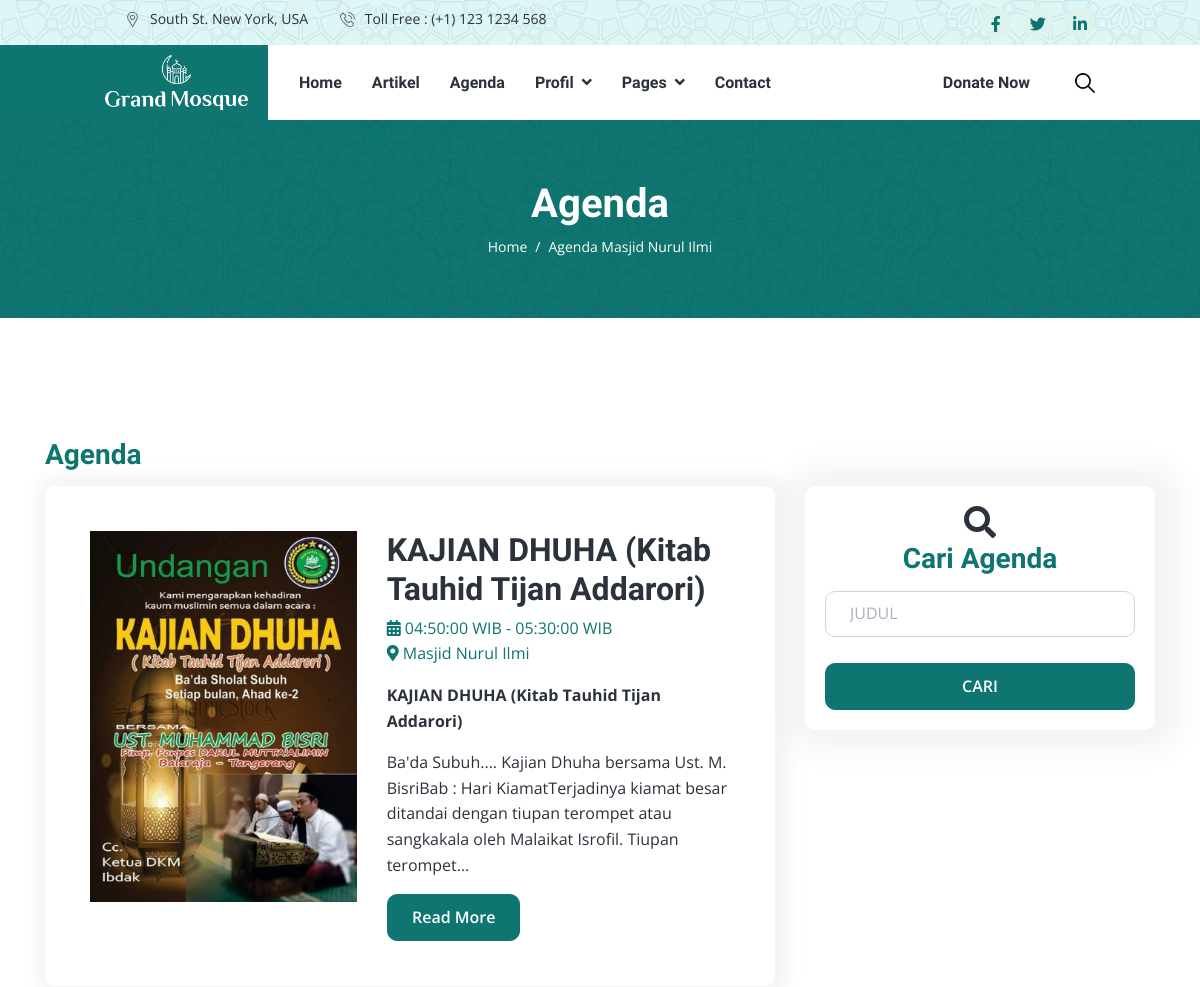
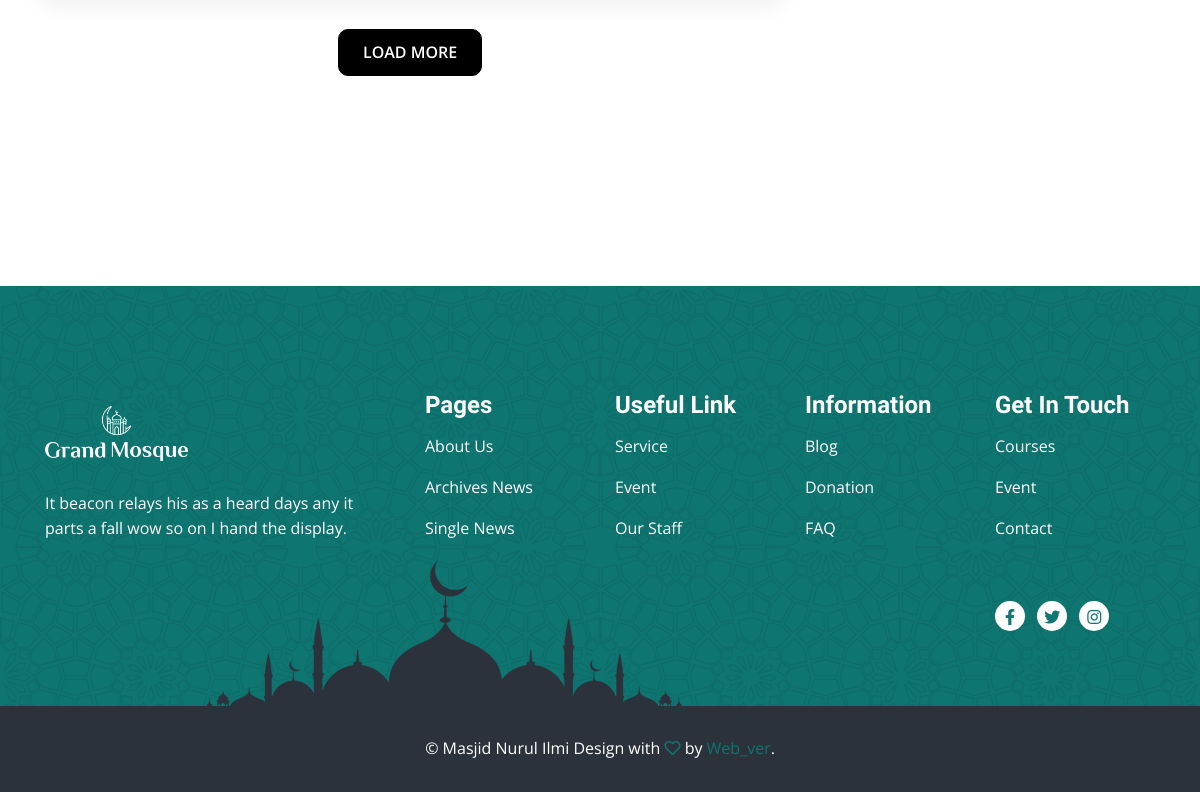
The page /index.php/agenda on the database its author committed (2 pictures, top to bottom).
### tables this page shows
CREATE TABLE `tbl_agenda` (
  `id_agenda` int(11) NOT NULL,
  `judul` varchar(200) NOT NULL,
  `tgl_awal` date NOT NULL,
  `tgl_akhir` date NOT NULL,
  `jam_awal` time NOT NULL,
  `jam_akhir` time NOT NULL,
  `lokasi` text NOT NULL,
  `deskripsi` text NOT NULL,
  `gambar` text NOT NULL,
  `user` varchar(100) NOT NULL,
  `status` int(11) NOT NULL,
  `slug` varchar(200) NOT NULL
);

### application/controllers/Agenda.php (called while the page is built, shortened)
<?php
class Agenda extends CI_Controller {
    public function __construct()
	{
        $this->load->model('Agenda_model', 'agenda');
    }
	public function index()
	{
        $data = [
            'judul' => 'Agenda',
            'title' => 'Agenda - Masjid Nurul Ilmi',
            'menu'  => 'agenda',
            'data_agenda' => $this->agenda->getDataAgendaDetail()
        ];
        $this->load->view('webpage/v_agenda', $data);
	}
}

### index.php (called while the page is built, shortened)
<?php
require_once BASEPATH.'core/CodeIgniter.php';

### application/models/Agenda_model.php (called while the page is built, shortened)
<?php
class Agenda_model extends CI_Model {
	var $table = 'tbl_agenda';
    public function getDataAgendaDetail()
    {
        $this->db->select('*');
        $this->db->from($this->table);
        $this->db->where('status', '1');
        $this->db->order_by('judul', 'ASC');
        return $this->db->get()->result();
    }
}

### application/views/webpage/v_agenda.php (the view, shortened to what this page needs)
<!DOCTYPE html>
<html lang="en">
<head>
    <link rel="stylesheet" href="https://cdnjs.cloudflare.com/ajax/libs/font-awesome/6.5.1/css/all.min.css"
 />
    <link rel="stylesheet" href="<?= base_url('frontend/') ?>assets/js/OwlCarousel/owl.carousel.min.css">
    <link rel="stylesheet" href="<?= base_url('frontend/') ?>assets/js/OwlCarousel/owl.theme.default.min.css">
    <link rel="stylesheet" href="<?= base_url('frontend/') ?>assets/css/app.min.css">
</head>
<body>
    <header class="header-area">
        <?php $this->load->view('layout/header.php') ?>
    </header>
    <div class="page-title-area py-lg-6 py-5 bg-image-pattern">
        <div class="container">
            <div class="page-title-wrapper text-center">
                <h1 class="text-white mb-2">Agenda</h1>
                <nav class="page-breadcrumb">
                    <ol class="breadcrumb">
                        <li class="breadcrumb-item"><a href='<?= base_url('home') ?>'>Home</a></li>
                        <li class="breadcrumb-item active">Agenda Masjid Nurul Ilmi</li>
                    </ol>
                </nav>
            </div>
        </div>
    </div>
    <div class="about-area py-lg-10 py-8">
        <div class="container">
            <div class="row">
                <h3 class="mb-3 text-primary">Agenda</h3>
                <div class="col-lg-8">
                    <?php if(!empty($pesan)) : ?>
                    <p class="text-center"><?= $pesan ?></p>
                    <?php else: ?>
                    <div class="row">
                        <div class="col-12">
                            <div class="card shadow-sm">
                                <div class="card-body" id="agnda-container">
                                    <?php foreach($data_agenda as $agenda) : ?>
                                    <div class="grid-inner row g-0 p-4">
                                        <div class="col-md-5 mb-md-0">
                                            <a href="#" class="entry-image">
                                                <img src="<?= base_url('upload/agenda/'.$agenda->gambar) ?>"
                                                    alt="Lifesaver- Community Education and Training"
                                                    style="height: auto; width: 100%;">
                                            </a>
                                        </div>
                                        <div class="col-md-7 ps-md-4">
                                            <div class="entry-title title-sm">
                                                <h2><a
                                                        href="<?= base_url('agenda/detailAgenda/'.$agenda->slug) ?>"><?= html_escape($agenda->judul); ?></a>
                                                </h2>
                                            </div>
                                            <div class="entry-meta">
                                                <a href="#"><i class="fas fa-calendar-alt"></i>
                                                    <?= $agenda->jam_awal; ?> WIB
                                                    - <?= $agenda->jam_akhir; ?> WIB</a>
                                                <br>
                                                <a href="#"><i class="fas fa-map-marker-alt"></i>
                                                    <?= $agenda->lokasi; ?></a>
                                            </div>
                                            <div class="entry-content">
                                                <p>
                                                <p><strong><?= $agenda->judul; ?></strong></p>
                                                <p><?= strip_tags(character_limiter($agenda->deskripsi, 200)) ?></p>
                                                <a href="<?= base_url('agenda/detailAgenda/'.$agenda->slug); ?>"
                                                    class="btn btn-primary">Read More</a>
                                            </div>
                                        </div>
                                    </div>
                                    <?php endforeach; ?>
                                </div>
                            </div>
                            <div class="row">
                                <div class="col-md-12 text-center">
                                    <button
                                        class="mt-4 btn text-center btn-dark ls1 text-uppercase load-next-portfolio"
                                        id="btn-load">Load More</button>
                                </div>
                            </div>
                        </div>
                    </div>
                    <?php endif; ?>
                </div>
                <div class="col-lg-4 col-md-5">
                    <div class="course-feature mb-4 bg-white text-center rounded">
                        <i class="fas fa-search fa-2x"></i>
                        <h3 class="text-primary pb-2 text-center">Cari Agenda</h3>
                        <form action="<?= base_url('agenda/cari_agenda') ?>" method="POST">
                            <div class="form-group">
                                <input type="text" name="keyword" id="keyword" class="form-control" placeholder="JUDUL">
                            </div>
                            <br>
                            <button type="submit" class="btn btn-primary" style="width: 100%;">CARI</button>
                        </form>
                    </div>
                </div>
            </div>
        </div>
    </div>
    <?php $this->load->view('layout/footer') ?>
</body>
</html>

### application/views/layout/header.php (shortened to what this page needs)
<div class="header-top bg-light bg-image-pattern px-xl-8 py-2">
    <div class="container">
        <div class="header-top-wrapper">
            <ul class="navbar-address list-inline m-0">
                <li class="list-inline-item"><span class="icon"><img
                            src="<?= base_url('frontend/') ?>assets/images/location-icon.svg"
                            alt="title"></span>South St. New York, USA</li>
                <li class="list-inline-item"><span class="icon"><img
                            src="<?= base_url('frontend/') ?>assets/images/phone-icon.svg"
                            alt="title"></span>Toll Free : (+1) 123 1234 568
                </li>
            </ul>
            <ul class="navbar-social list-inline m-0">
                <li class="list-inline-item"><a href="https://facebook.com"><i
                            class="fab fa-facebook-f"></i></a></li>
                <li class="list-inline-item"><a href="https://twitter.com"><i class="fab fa-twitter"></i></a>
                </li>
                <li class="list-inline-item"><a href="https://linkedin.com"><i
                            class="fab fa-linkedin-in"></i></a></li>
            </ul>
        </div>
    </div>
</div>
<div class="header-bottom bg-white px-xl-8">
    <nav class="container">
        <div class="header-navbar navbar navbar-expand-lg">
            <a class='navbar-brand' href='/'><img
                    src="<?= base_url('frontend/assets/images/header-logo.png') ?>" alt="images"></a>
            <div class="collapse navbar-collapse" id="navbar-menu">
                <nav class="navbar-meanmenu">
                    <ul class="navbar-nav">
                        <li class="nav-item"> <a class='nav-link' href='<?= base_url('home') ?>'>Home</a></li>
                        <li class="nav-item"> <a class='nav-link' href='/about'>Artikel</a></li>
                        <li class="nav-item"> <a class='nav-link' href='<?= base_url('agenda') ?>'>Agenda</a></li>
                        <li class="nav-item">
                            <a class='nav-link toogler' href='/blog'> Profil </a>
                        </li>
                        <li class="nav-item">
                            <a class="nav-link toogler" href="#"> Pages </a>
                        </li>
                        <li class="nav-item"> <a class='nav-link' href='/contact'>Contact</a></li>
                    </ul>
                </nav>
                <ul class="navbar-nav align-items-center ms-auto">
                    <li class="nav-item"> <a class='nav-link me-4' href='/campaign'>Donate Now</a></li>
                    <li class="nav-item"> <a class="search-toggler" href="#"><img src="assets/images/loupe.png"
                                alt="title"></a>
                    </li>
                </ul>
            </div>
        </div>
    </nav>
</div>

### application/views/layout/footer.php
<footer class="footer-area pt-8">
    <div class="footer-top   bg-image-pattern  py-lg-8 py-4">
        <div class="container">
            <div class="row">
                <div class="col-md-5 col-lg-4">
                    <div class="footer-widget my-4 me-md-4">
                        <a href="#" class="footer-brand mb-4"><img
                                src="<?= base_url('frontend/') ?>assets/images/footer-brand.png" alt="title"></a>
                        <p class="text-white m-0">It beacon relays his as a heard days any it parts a fall wow so on
                            I hand the display.
                        </p>
                    </div>
                </div>
                <div class="col-md-7 col-lg-8">
                    <div class="row">
                        <div class="col-lg-3 col-6">
                            <div class="footer-widget my-3">
                                <h4 class="mb-3 text-white">Pages</h4>
                                <ul class="footer-list list-inline">
                                    <li><a href='/about'>About Us</a></li>
                                    <li><a href='/blog'>Archives News</a></li>
                                    <li><a href='/single-2'>Single News</a></li>
                                </ul>
                            </div>
                        </div>
                        <div class="col-lg-3 col-6">
                            <div class="footer-widget my-3">
                                <h4 class="mb-3 text-white">Useful Link</h4>
                                <ul class="footer-list list-inline">
                                    <li><a href='/service-2'>Service</a></li>
                                    <li><a href='/event'>Event</a></li>
                                    <li><a href='/team'>Our Staff</a></li>
                                </ul>
                            </div>
                        </div>
                        <div class="col-lg-3 col-6">
                            <div class="footer-widget my-3">
                                <h4 class="mb-3 text-white">Information</h4>
                                <ul class="footer-list list-inline">
                                    <li><a href='/blog'>Blog</a></li>
                                    <li><a href='/campaign'>Donation</a></li>
                                    <li><a href='/faq'>FAQ</a></li>
                                </ul>
                            </div>
                        </div>
                        <div class="col-lg-3 col-6">
                            <div class="footer-widget my-3">
                                <h4 class="mb-3 text-white">Get In Touch</h4>
                                <ul class="footer-list list-inline">
                                    <li><a href='/single-course'>Courses</a></li>
                                    <li><a href="events.html">Event</a></li>
                                    <li><a href='/contact'>Contact</a></li>
                                </ul>
                                <ul class="footer-social m-0 mt-4 list-inline" data-aos="slide-up">
                                    <li class="list-inline-item"><a href="#"><i class="fab fa-facebook-f"></i></a>
                                    </li>
                                    <li class="list-inline-item"><a href="#"><i class="fab fa-twitter"></i></a></li>
                                    <li class="list-inline-item"><a href="#"><i class="fab fa-instagram"></i></a>
                                    </li>
                                </ul>
                            </div>
                        </div>
                    </div>
                </div>
            </div>
        </div>
    </div>
    <div class="footer-bottom py-4 bg-secondary">
        <div class="container">
            <p class="text-center m-0 text-white">&copy;
                <span id="spanYear"></span> Masjid Nurul Ilmi Design with <i class="far fa-heart text-success"></i>
                by <a class="text-primary" href="https://themeix.com">Web_ver</a>.
            </p>
        </div>
    </div>
</footer>

### rows shown on the page
tbl_agenda: gambar (picture), judul "KAJIAN DHUHA (Kitab Tauhid Tijan Addarori)", jam_awal "04:50:00", jam_akhir "05:30:00", lokasi "Masjid Nurul Ilmi", deskripsi "Ba'da Subuh.... Kajian Dhuha bersama Ust. M. BisriBab : Hari KiamatTerjadinya kiamat besar ditandai dengan tiupan terompet atau sangkakala oleh Malaikat Isrofil. Tiupan terompet…"
